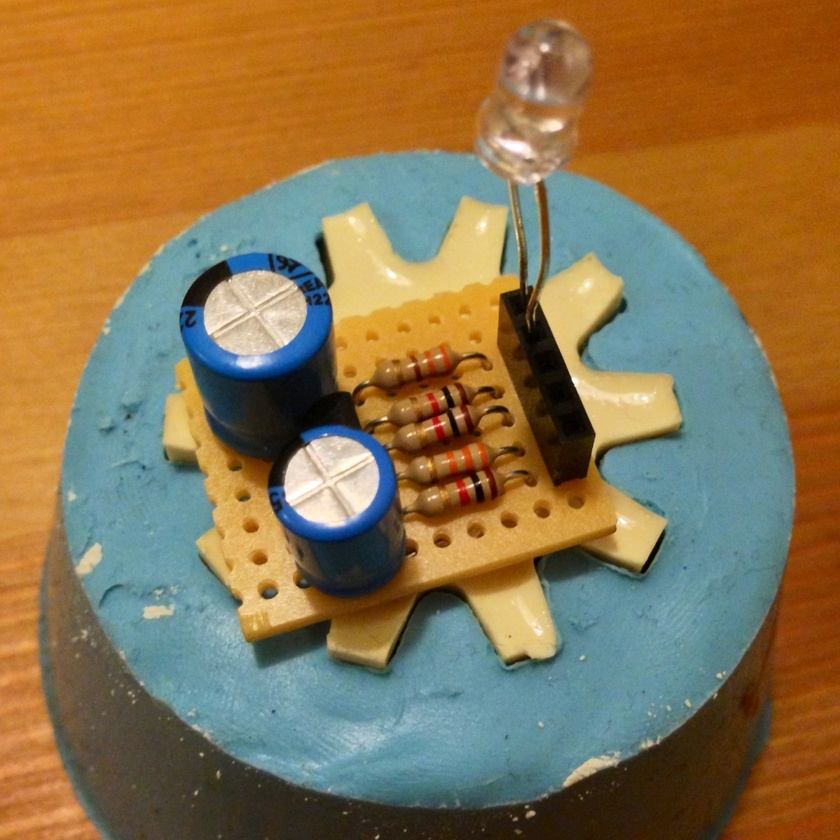
#> input picture board.jpeg, 840 x 840 px, shrunk from 1280 x 1280 before the run
$ python ch02_harris.py
#> lines starting #> are read from the running program, lines starting #| are printed output that depends on the picture; after the words box and inside, x2 and y2 are one past the last pixel; in counts of white or black regions, pixels touching at a corner belong together
### harris.py
from scipy.ndimage import filters
import matplotlib
import numpy

def compute_harris_response(im, sigma=3):
  """Compute harris image for each pixel in a graylevel."""

  imx = numpy.zeros(im.shape)
  filters.gaussian_filter(im, sigma, (0, 1), imx)
  imy = numpy.zeros(im.shape)
  filters.gaussian_filter(im, sigma, (1, 0), imy)

  Wxx = filters.gaussian_filter(imx*imx, sigma)
  Wxy = filters.gaussian_filter(imx*imy, sigma)
  Wyy = filters.gaussian_filter(imy*imy, sigma)

  Wdet = Wxx*Wyy - Wxy**2
  Wtr = Wxx + Wyy

  # Use Noble's measure (see wikipedia)
  return 2 * Wdet / (Wtr + 0.000001)


def get_harris_points(harrisim, min_dist=10, threshold=0.1):
  """Return corners from a harris image."""

  corner_threshold = harrisim.max() * threshold
  harrisim_t = (harrisim > corner_threshold) * 1

  coords = numpy.array(harrisim_t.nonzero()).T
  candidate_values = [harrisim[c[0], c[1]] for c in coords]

  index = numpy.argsort(candidate_values)

  allowed_locations = numpy.zeros(harrisim.shape)
  allowed_locations[min_dist:-min_dist, min_dist:-min_dist] = 1

  filtered_coords = []
  for i in index:
    if allowed_locations[coords[i, 0], coords[i, 1]] == 1:
      filtered_coords.append(coords[i])
      allowed_locations[(coords[i, 0] - min_dist):(coords[i, 0] + min_dist),
                        (coords[i, 1] - min_dist):(coords[i, 1] + min_dist)] = 0
  return filtered_coords


def plot_harris_points(image, filtered_coords):
  """Plot corners found in an image."""
  import pylab
  pylab.figure()
  pylab.gray()
  pylab.imshow(image)
  pylab.plot([p[1] for p in filtered_coords],
             [p[0] for p in filtered_coords], '*')
  pylab.axis('off')
  pylab.show()

### ch02_harris.py
from PIL import Image
from pylab import *
import harris

im = array(Image.open('board.jpeg').convert('L'))
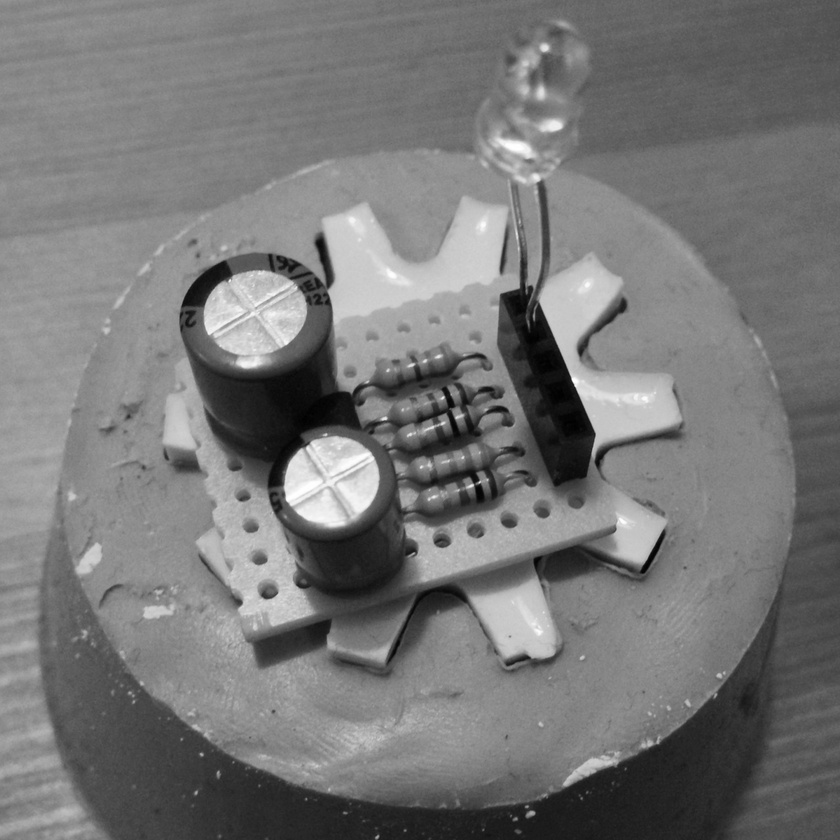
#> im: shape (840, 840); min 0, max 255, mean 118.9
harrisim = harris.compute_harris_response(im)
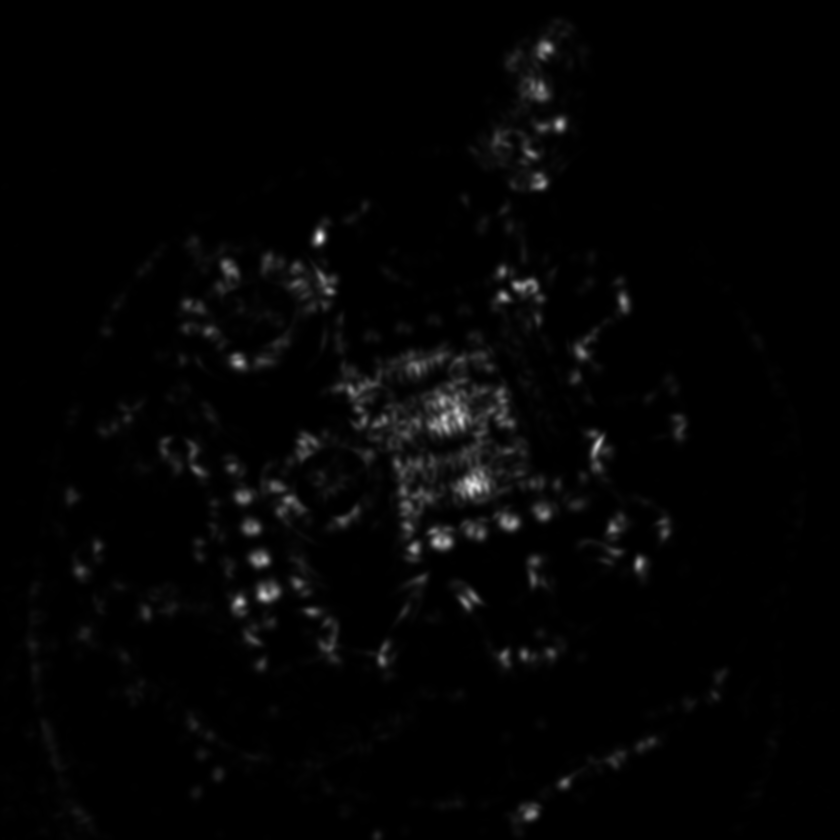
#> harrisim: shape (840, 840) float64; min 0.00113, max 60.33, mean 1.1; drawn with min black and max white
figure()
gray()
imshow(harrisim)

filtered_coords = harris.get_harris_points(harrisim, threshold=0.1)
#> in get_harris_points, `corner_threshold = harrisim.max() * threshold`: corner_threshold = 6.03
#> in get_harris_points, `harrisim_t = (harrisim > corner_threshold) * 1`:
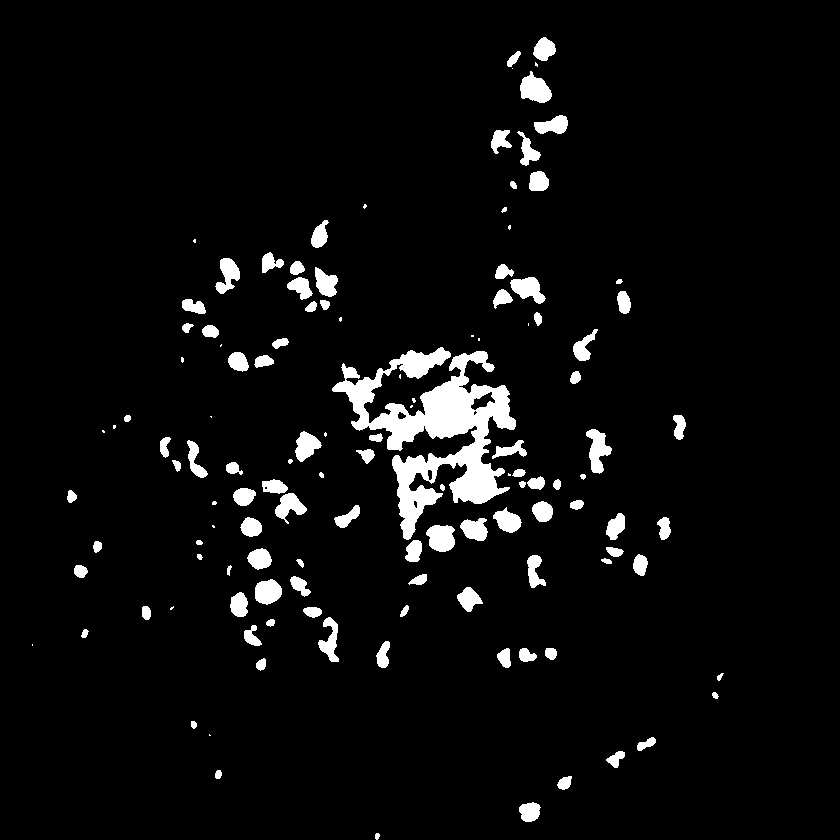
#> harrisim_t: shape (840, 840) int64; values 0 (black) and 1 (white), 4.9% white; 126 white regions (25 under 20 px), largest, box (x1, y1, x2, y2) and area: (332, 347, 516, 540) 12842, (520, 71, 552, 103) 658, (586, 429, 612, 474) 631
#> in get_harris_points, `coords = numpy.array(harrisim_t.nonzero()).T`: coords = 34567 pairs, first value 37 to 839, second value 32 to 723
#> in get_harris_points, `candidate_values = [harrisim[c[0], c[1]] for c in coords]`: candidate_values = 34567 items
#> the loop in get_harris_points, `for i in index:` made 34567 passes
#> i on passes 1 to 3: 1185, 29413, 11197
#> after the loop in get_harris_points, `for i in index:`:
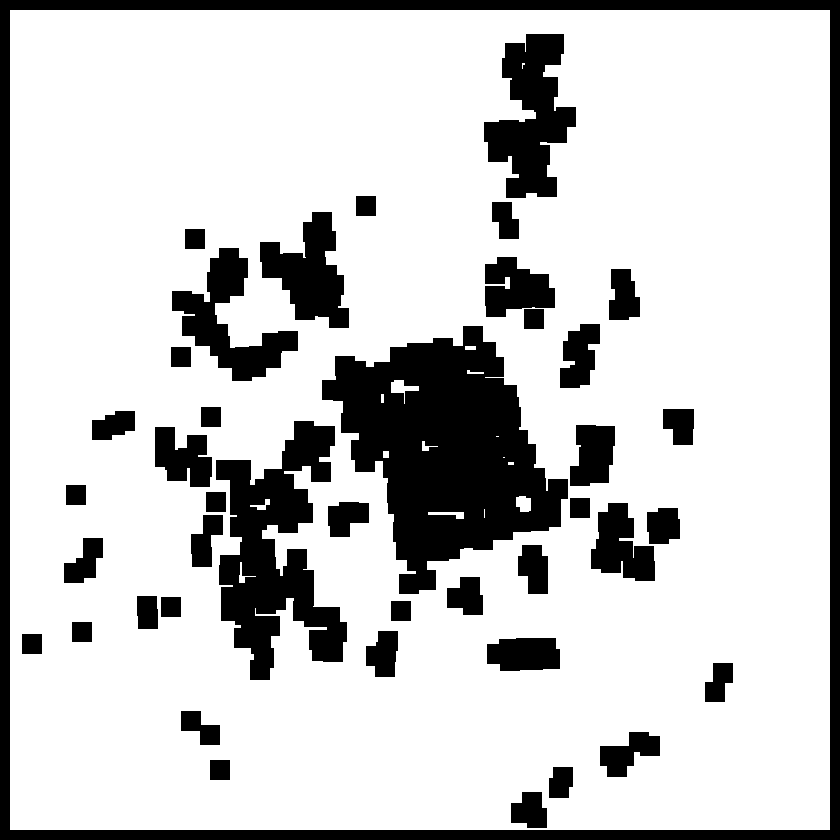
#> allowed_locations: shape (840, 840) float64; values 0 (black) and 1 (white), 79.8% white; 42 black regions, largest, box (x1, y1, x2, y2) and area: (322, 326, 568, 594) 35193, (0, 0, 840, 840) 33200, (216, 421, 347, 680) 16960
#> after the loop in get_harris_points, `for i in index:`: filtered_coords = 416 pairs, first value 44 to 818, second value 32 to 723
harris.plot_harris_points(im, filtered_coords)
#> in plot_harris_points, `pylab.show()`:
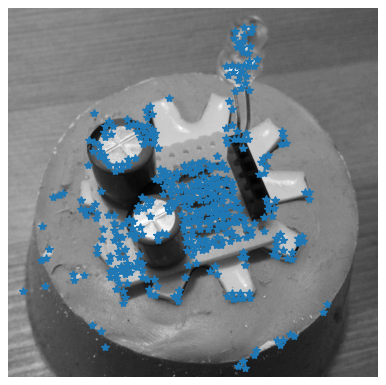
#> figure drawn by matplotlib, 1 panel

$ run again, with field.jpeg copied over board.jpeg
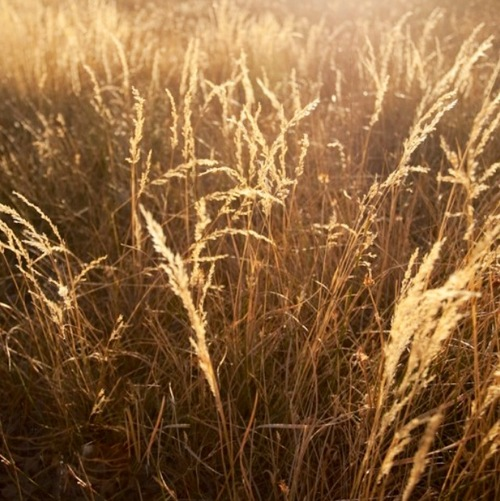
#> input picture field.jpeg, 500 x 501 px
#> corner_threshold = 5.49
#> in get_harris_points, `harrisim_t = (harrisim > corner_threshold) * 1`:
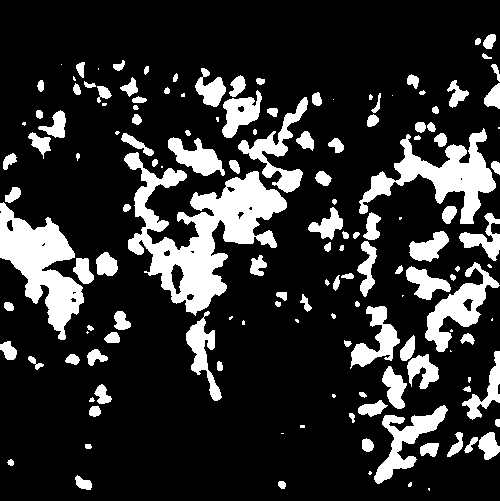
#> harrisim_t: shape (501, 500) int64; values 0 (black) and 1 (white), 18.8% white; 147 white regions (30 under 20 px), largest, box (x1, y1, x2, y2) and area: (124, 152, 287, 316) 9880, (0, 202, 84, 340) 5208, (359, 128, 496, 224) 4425
#> coords = 46982 pairs, first value 34 to 490, second value 0 to 499
#> candidate_values = 46982 items
#> the loop in get_harris_points, `for i in index:` made 46982 passes
#> i on passes 1 to 3: 37682, 5444, 391
#> after the loop in get_harris_points, `for i in index:`: filtered_coords = 491 pairs, first value 35 to 489, second value 10 to 489
#> in plot_harris_points, `pylab.show()`:
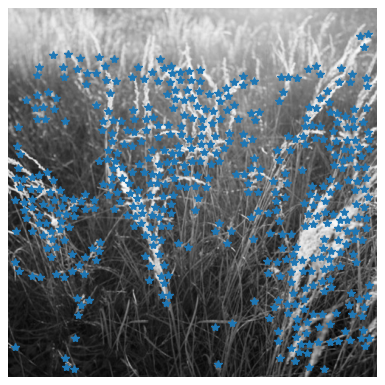
#> figure drawn by matplotlib, 1 panel
